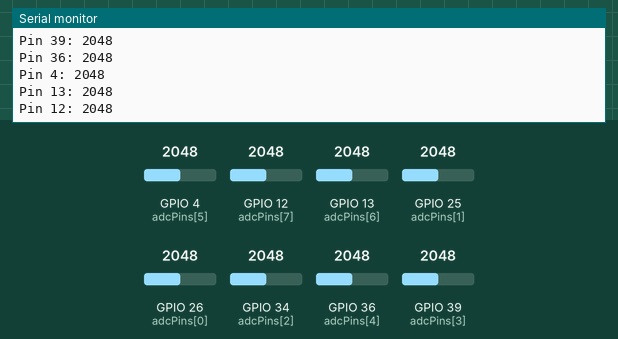
Simulated run of this sketch. Board: ESP32. On the bench: the last lines printed to the serial monitor. The test bench sets the inputs (shaded band); at power-on: GPIO 4 (adcPins[5]) = 2048, GPIO 12 (adcPins[7]) = 2048, GPIO 13 (adcPins[6]) = 2048, GPIO 25 (adcPins[1]) = 2048, GPIO 26 (adcPins[0]) = 2048, GPIO 34 (adcPins[2]) = 2048, GPIO 36 (adcPins[4]) = 2048, GPIO 39 (adcPins[3]) = 2048. Nothing arrives over Bluetooth unless stated.

Above: at 1.8 s.
1.9 s: GPIO 4 (adcPins[5]) set to 2866
At 2.6 s:
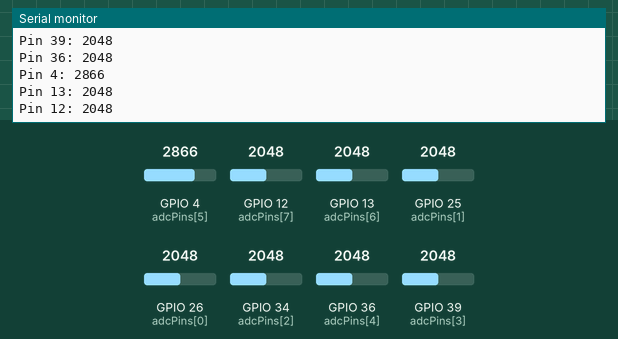
3.4 s: GPIO 12 (adcPins[7]) set to 2866
At 4.4 s:
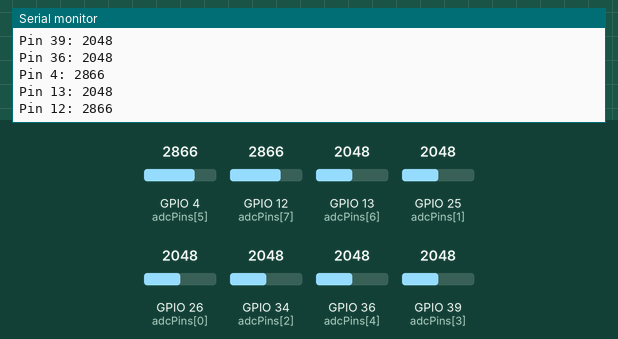
4.9 s: GPIO 13 (adcPins[6]) set to 2866
At 5.3 s:
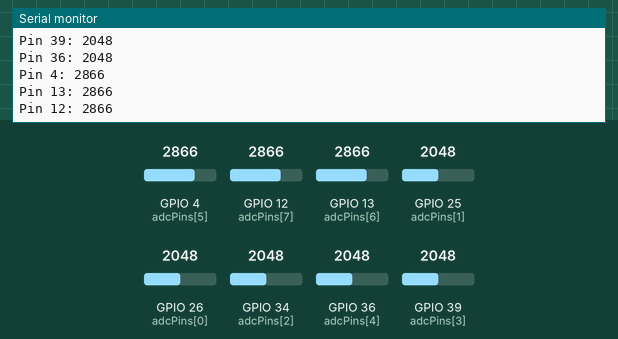
6.4 s: GPIO 25 (adcPins[1]) set to 2866
7.9 s: GPIO 26 (adcPins[0]) set to 2866
9.4 s: GPIO 34 (adcPins[2]) set to 2866
Timing chart, 0 to 11.9 s (numbered marks = the images above; inputs shaded):
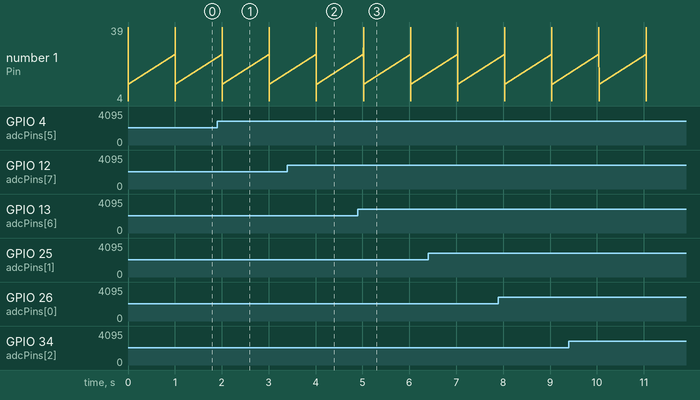

Measured:
- after the input at 1.9 s, the serial monitor: prints a new line after 0.11 s (image 1)
- after the input at 3.4 s, the serial monitor: prints a new line after 0.62 s (image 2)
- after the input at 4.9 s, the serial monitor: prints a new line after 0.12 s (image 3)

The sketch:

Transmitting_8_channel_bluetooth.ino
```cpp
#include <BluetoothSerial.h>

BluetoothSerial SerialBT;

const int numPins = 8;
const int adcPins[numPins] = {26, 25, 34, 39, 36, 4, 13, 12};  // Example ADC pins

int pinValues[numPins];

void setup() {
  Serial.begin(115200);
  SerialBT.begin("ESP32"); // Bluetooth device name

  for (int i = 0; i < numPins; i++) {
    pinMode(adcPins[i], INPUT);
  }
}

void loop() {
  for (int i = 0; i < numPins; i++) {
    pinValues[i] = analogRead(adcPins[i]);
    Serial.print("Pin ");
    Serial.print(adcPins[i]);
    Serial.print(": ");
    Serial.println(pinValues[i]);
  }

  SerialBT.write((uint8_t*)pinValues, sizeof(pinValues));

  delay(1000); // Delay between transmissions
}
```
